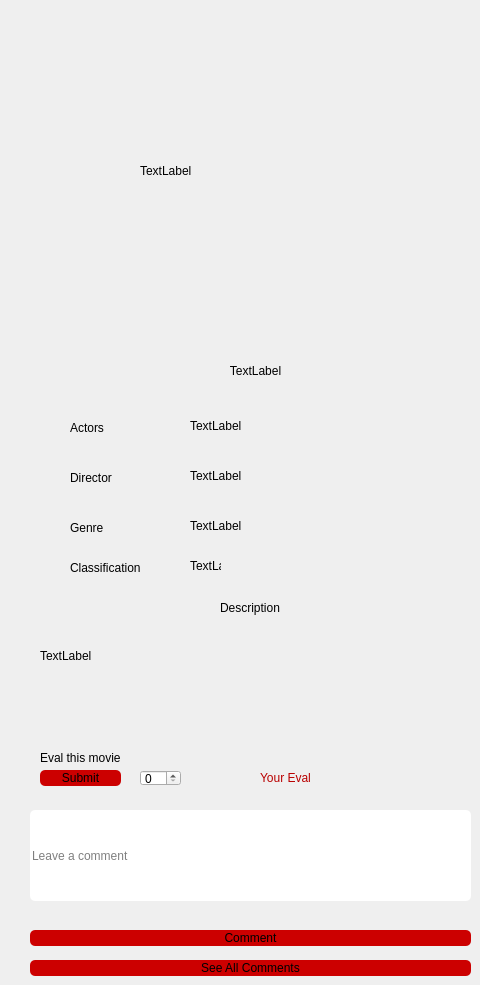
            <widget class="QWidget" name="page_10">
             <widget class="QLabel" name="SearchedMovieCover">
              <property name="geometry">
               <rect>
                <x>140</x>
                <y>20</y>
                <width>241</width>
                <height>301</height>
               </rect>
              </property>
              <property name="text">
               <string>TextLabel</string>
              </property>
              <property name="scaledContents">
               <bool>true</bool>
              </property>
             </widget>
             <widget class="QLabel" name="Title_3">
              <property name="geometry">
               <rect>
                <x>130</x>
                <y>360</y>
                <width>251</width>
                <height>21</height>
               </rect>
              </property>
              <property name="text">
               <string>TextLabel</string>
              </property>
              <property name="alignment">
               <set>Qt::AlignCenter</set>
              </property>
             </widget>
             <widget class="QLabel" name="label_18">
              <property name="geometry">
               <rect>
                <x>70</x>
                <y>420</y>
                <width>49</width>
                <height>16</height>
               </rect>
              </property>
              <property name="text">
               <string>Actors</string>
              </property>
             </widget>
             <widget class="QLabel" name="label_19">
              <property name="geometry">
               <rect>
                <x>70</x>
                <y>560</y>
                <width>71</width>
                <height>16</height>
               </rect>
              </property>
              <property name="text">
               <string>Classification</string>
              </property>
             </widget>
             <widget class="QLabel" name="label_20">
              <property name="geometry">
               <rect>
                <x>70</x>
                <y>470</y>
                <width>49</width>
                <height>16</height>
               </rect>
              </property>
              <property name="text">
               <string>Director</string>
              </property>
             </widget>
             <widget class="QLabel" name="label_21">
              <property name="geometry">
               <rect>
                <x>70</x>
                <y>520</y>
                <width>49</width>
                <height>16</height>
               </rect>
              </property>
              <property name="text">
               <string>Genre</string>
              </property>
             </widget>
             <widget class="QLabel" name="label_22">
              <property name="geometry">
               <rect>
                <x>220</x>
                <y>600</y>
                <width>71</width>
                <height>16</height>
               </rect>
              </property>
              <property name="text">
               <string>Description</string>
              </property>
             </widget>
             <widget class="QLabel" name="Actor_3">
              <property name="geometry">
               <rect>
                <x>190</x>
                <y>410</y>
                <width>231</width>
                <height>31</height>
               </rect>
              </property>
              <property name="text">
               <string>TextLabel</string>
              </property>
              <property name="wordWrap">
               <bool>true</bool>
              </property>
             </widget>
             <widget class="QLabel" name="Director_3">
              <property name="geometry">
               <rect>
                <x>190</x>
                <y>460</y>
                <width>241</width>
                <height>31</height>
               </rect>
              </property>
              <property name="text">
               <string>TextLabel</string>
              </property>
              <property name="wordWrap">
               <bool>true</bool>
              </property>
             </widget>
             <widget class="QLabel" name="genre">
              <property name="geometry">
               <rect>
                <x>190</x>
                <y>510</y>
                <width>241</width>
                <height>31</height>
               </rect>
              </property>
              <property name="text">
               <string>TextLabel</string>
              </property>
              <property name="wordWrap">
               <bool>true</bool>
              </property>
             </widget>
             <widget class="QLabel" name="classification">
              <property name="geometry">
               <rect>
                <x>190</x>
                <y>550</y>
                <width>31</width>
                <height>31</height>
               </rect>
              </property>
              <property name="text">
               <string>TextLabel</string>
              </property>
              <property name="wordWrap">
               <bool>true</bool>
              </property>
             </widget>
             <widget class="QLabel" name="description_3">
              <property name="geometry">
               <rect>
                <x>40</x>
                <y>620</y>
                <width>431</width>
                <height>71</height>
               </rect>
              </property>
              <property name="text">
               <string>TextLabel</string>
              </property>
              <property name="wordWrap">
               <bool>true</bool>
              </property>
             </widget>
             <widget class="QLabel" name="label_23">
              <property name="geometry">
               <rect>
                <x>40</x>
                <y>750</y>
                <width>81</width>
                <height>16</height>
               </rect>
              </property>
              <property name="text">
               <string>Eval this movie</string>
              </property>
             </widget>
             <widget class="QPushButton" name="evalbutton_3">
              <property name="geometry">
               <rect>
                <x>40</x>
                <y>770</y>
                <width>81</width>
                <height>16</height>
               </rect>
              </property>
              <property name="styleSheet">
               <string notr="true">QPushButton{
	color: rgb(0, 0, 0);
	background-color: rgb(204, 0, 0);
   	border-radius:5px;
}
QPushButton:hover{
	color: rgb(255, 255, 255);
}
QPushButton:pressed{
	background-color: rgb(255, 255, 255);
}
</string>
              </property>
              <property name="text">
               <string>Submit</string>
              </property>
              <property name="icon">
               <iconset resource="image.qrc">
                <normaloff>:/icons/icons/check.png</normaloff>:/icons/icons/check.png</iconset>
              </property>
             </widget>
             <widget class="QSpinBox" name="spinBox_4">
              <property name="geometry">
               <rect>
                <x>140</x>
                <y>770</y>
                <width>41</width>
                <height>16</height>
               </rect>
              </property>
              <property name="maximum">
               <number>10</number>
              </property>
             </widget>
             <widget class="QLabel" name="label_24">
              <property name="geometry">
               <rect>
                <x>260</x>
                <y>770</y>
                <width>61</width>
                <height>16</height>
               </rect>
              </property>
              <property name="styleSheet">
               <string notr="true">color: rgb(185, 0, 0);</string>
              </property>
              <property name="text">
               <string>Your Eval</string>
              </property>
             </widget>
             <widget class="QLabel" name="currently_2">
              <property name="geometry">
               <rect>
                <x>350</x>
                <y>770</y>
                <width>31</width>
                <height>16</height>
               </rect>
              </property>
              <property name="styleSheet">
               <string notr="true">color: rgb(185, 0, 0);</string>
              </property>
              <property name="text">
               <string/>
              </property>
             </widget>
             <widget class="QLineEdit" name="com_2">
              <property name="geometry">
               <rect>
                <x>30</x>
                <y>810</y>
                <width>441</width>
                <height>91</height>
               </rect>
              </property>
              <property name="styleSheet">
               <string notr="true">
background-color: rgb(255, 255, 255);
border-radius:5px;</string>
              </property>
              <property name="placeholderText">
               <string>Leave a comment</string>
              </property>
             </widget>
             <widget class="QPushButton" name="leaveC_2">
              <property name="geometry">
               <rect>
                <x>30</x>
                <y>930</y>
                <width>441</width>
                <height>16</height>
               </rect>
              </property>
              <property name="styleSheet">
               <string notr="true">QPushButton{
	color: rgb(0, 0, 0);
	background-color: rgb(204, 0, 0);
   	border-radius:5px;
}
QPushButton:hover{
	color: rgb(255, 255, 255);
}
QPushButton:pressed{
	background-color: rgb(255, 255, 255);
}
</string>
              </property>
              <property name="text">
               <string>Comment</string>
              </property>
             </widget>
             <widget class="QPushButton" name="seeAllC">
              <property name="geometry">
               <rect>
                <x>30</x>
                <y>960</y>
                <width>441</width>
                <height>16</height>
               </rect>
              </property>
              <property name="styleSheet">
               <string notr="true">QPushButton{
	color: rgb(0, 0, 0);
	background-color: rgb(204, 0, 0);
   	border-radius:5px;
}
QPushButton:hover{
	color: rgb(255, 255, 255);
}
QPushButton:pressed{
	background-color: rgb(255, 255, 255);
}
</string>
              </property>
              <property name="text">
               <string>See All Comments</string>
              </property>
             </widget>
             <widget class="QLabel" name="commentOK_2">
              <property name="geometry">
               <rect>
                <x>30</x>
                <y>910</y>
                <width>171</width>
                <height>16</height>
               </rect>
              </property>
              <property name="styleSheet">
               <string notr="true">color: rgb(185, 0, 0);</string>
              </property>
              <property name="text">
               <string/>
              </property>
             </widget>
            </widget>
